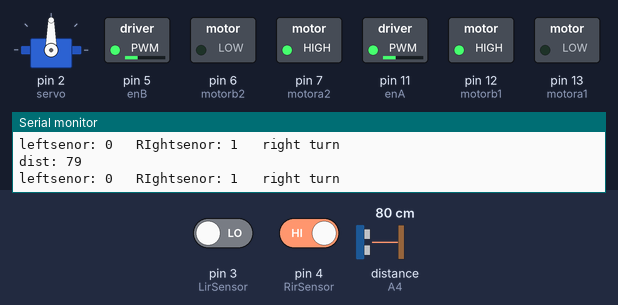
Bench run of a sketch on a simulated Arduino Uno, built with avr-gcc and run on an emulated ATmega328P. Shown: servo, switched loads named in the sketch (green lamp = pin HIGH), the last lines printed to the serial monitor. Wiring (inferred from the names in the program): ultrasonic range finder: trigger A5; echo A4. The inputs (shaded band) are chosen by the test bench; at power-on: distance to the obstacle (sensor on A4) 80 cm, pin 3 (LirSensor) LOW, pin 4 (RirSensor) HIGH. The echo pulse lasts 58.3 µs per cm; pins used as bus, display or sensor lines are not drawn.

Above: at 1.2 s.
1.3 s: distance to the obstacle (sensor on A4) set to 19 cm
4.3 s: distance to the obstacle (sensor on A4) set to 14 cm
At 4.8 s:
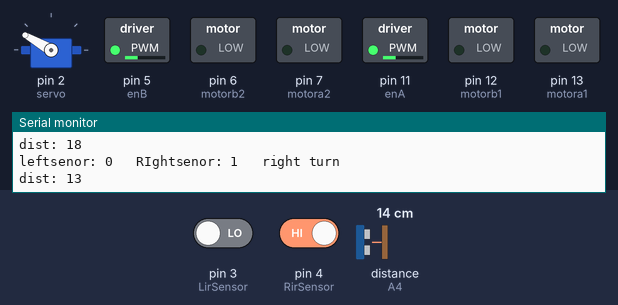
At 6.8 s:
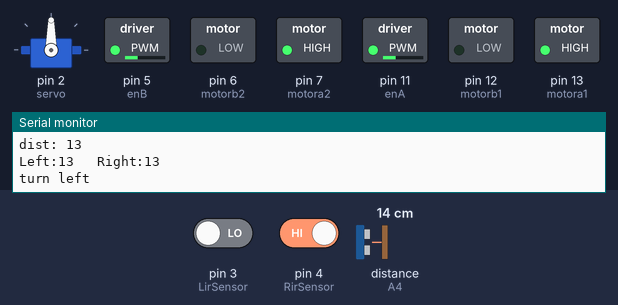
7.3 s: pin 3 (LirSensor) driven HIGH
10.3 s: pin 3 (LirSensor) driven LOW
13.3 s: distance to the obstacle (sensor on A4) set to 35 cm
At 14.1 s:
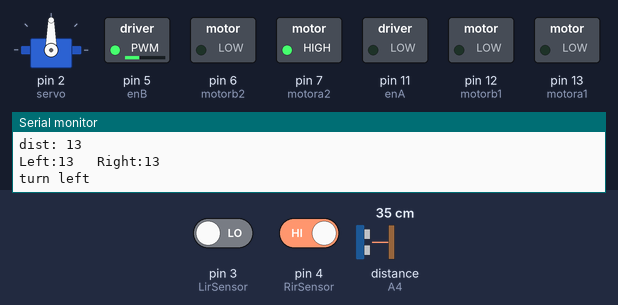
16.3 s: pin 4 (RirSensor) driven LOW
At 17.5 s:
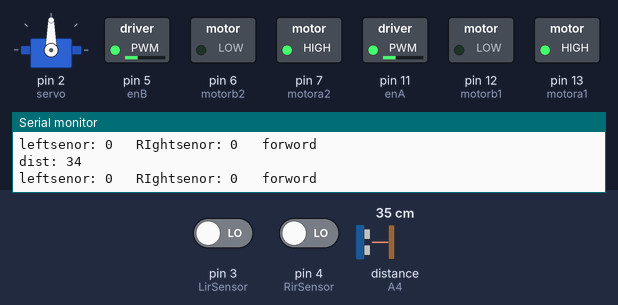
Timing chart, 0 to 18.9 s (numbered marks = the images above; inputs shaded):
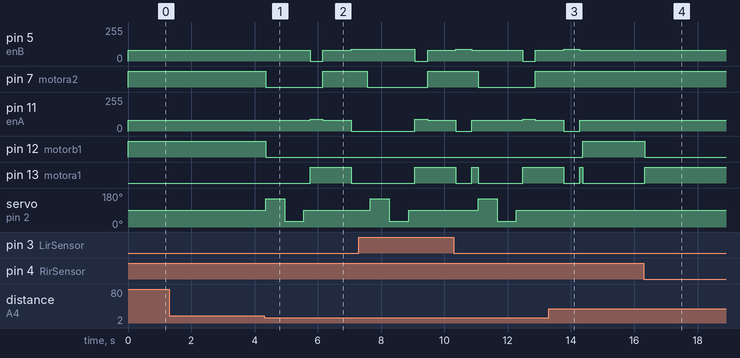

Measured:
- the behaviour switches between 17 and 16 cm on distance to the obstacle (sensor on A4) (found by bisection; images 0 and 1)
- after the input at 4.3 s, pin 5 (enB): 80/255 → 0/255 after 1.5 s, → 80/255 0.40 s later, → 90/255 0.90 s later; pin 7 (motora2): HIGH → LOW after 0.06 s, → HIGH 1.8 s later
- after the input at 13.3 s, pin 5 (enB), pin 11 (enA): goes on until 14.3 s, then stays 80/255; pin 7 (motora2): stays HIGH (without the input it goes to LOW after 1.1 s); pin 12 (motorb1): LOW → HIGH after 1.1 s; pin 13 (motora1): goes on until 14.4 s, then stays LOW; servo on pin 2 (servo): stays 90° (without the input it goes to 150° after 1.1 s)
- after the input at 16.3 s, pin 12 (motorb1): HIGH → LOW at once; pin 13 (motora1): LOW → HIGH at once

The sketch:

l298n_linefollow_obstacle_avoiding.ino
```cpp
#include<Servo.h>
//motors
#define motora1 13
#define motorb1 12
#define motora2 7
#define motorb2 6
#define enA 11
#define enB 5

//ir sensors
#define LirSensor 3
#define RirSensor 4

//For servo motor
Servo servo;

//ultrasonic sensor
#define TRIG A5
#define ECHO A4

int duration = 0;
unsigned int distance = 0;
unsigned int leftDistance;
unsigned int rightDistance;
boolean object;

/*change this*/
///////////////////////////////
int servo_angle = 90;        //
//
//motor speed controller     //
int Motor_speed = 90;        // speed of motor
int LeftRotationSpeed = 80;  // Left turn Speed
int RightRotationSpeed = 80; // Right turn Speed
int righttyre = 80;          //
int lefttyre = 80;           //
//
//Ultrasonic sensor          //
int setDistance = 15;        // Object detect distance
//When object is detected, robot should move either left or right. so you need to adjust the turn.
int turn1    = 500;          //
int turn2    = 800;          //
int turn3    = 1000;         //
///////////////////////////////

void setup() {
  Serial.begin(9600);
  pinMode(motora1, OUTPUT);
  pinMode(motorb1, OUTPUT);
  pinMode(motora2, OUTPUT);
  pinMode(motorb2, OUTPUT);

  pinMode(enA, OUTPUT);
  pinMode(enB, OUTPUT);

  pinMode(LirSensor, INPUT);
  pinMode(RirSensor, INPUT);

  pinMode(TRIG , OUTPUT);
  pinMode(ECHO , INPUT);

  servo.attach(2);
  servo.write(90);

}

void loop() {
  distance = getDistance();
  Serial.print("dist: ");
  Serial.println(distance);
  //detect the object.
  if (distance <= setDistance) {
    Stop();
    lookLeft();
    lookRight();
    delay(100);
    if (rightDistance <= leftDistance) {
      //left
      object = true;
      turn();
      Serial.println("moveLeft");
    } else {
      //right
      object = false;
      turn();
      Serial.println("moveRight");
    }
    delay(100);
  } else {
    //for Line follow
    int LEFT_SENSOR = digitalRead(LirSensor);
    int RIGHT_SENSOR = digitalRead(RirSensor);

    Serial.print("leftsenor: ");
    Serial.print(LEFT_SENSOR);
    Serial.print("   ");
    Serial.print("RIghtsenor: ");
    Serial.print(RIGHT_SENSOR);

    if (RIGHT_SENSOR == 0 && LEFT_SENSOR == 0) {
      forward(); //FORWARD
      Serial.println("   forword");
    }
    else if (RIGHT_SENSOR == 1 && LEFT_SENSOR == 0) {
      right(); //Move Right
      Serial.println("   right turn");
    }
    else if (RIGHT_SENSOR == 0 && LEFT_SENSOR == 1) {
      left(); //Move Left
      Serial.println("   left turn");
    }
    else if (RIGHT_SENSOR == 1 && LEFT_SENSOR == 1) {
      //Serial.println("stop then grab an object");
      Stop();
    }
  }
}
int getDistance() {
  digitalWrite(TRIG , LOW);
  delayMicroseconds(2);
  digitalWrite(TRIG , HIGH);
  delayMicroseconds(10);
  digitalWrite(TRIG , LOW);

  duration = pulseIn(ECHO , HIGH);
  distance = (duration / 2) / 29.1 ;  //29.1 is a speed of sound.
  return distance;
}

int lookLeft () {
  //lock left
  servo.write(150);
  delay(500);
  leftDistance = getDistance();
  delay(100);
  servo.write(90);
  Serial.print("Left:");
  Serial.print(leftDistance);
  return leftDistance;
  delay(100);
}

int lookRight() {
  //lock right
  servo.write(30);
  delay(500);
  rightDistance = getDistance();
  delay(100);
  servo.write(90);
  Serial.print("   ");
  Serial.print("Right:");
  Serial.println(rightDistance);
  return rightDistance;
  delay(100);
}
void turn() {
  if (object == false) {
    Serial.println("turn Right");
    Stop();
    delay(100);
    singleRight();
    delay(turn1);
    forward();
    delay(turn2);
    singleLeft();
    delay(turn3);
    if (digitalRead(LirSensor) == 1) {
      loop();
    } else {
      forward();
    }
  } else {
    Serial.println("turn left");
    Stop();
    delay(100);
    singleLeft();
    delay(400);
    forward();
    delay(900);
    singleRight();
    delay(500);
    if (digitalRead(LirSensor) == 1) {
    Stop();
    delay(100);
      loop();
    } else {
      forward();
    }
  }
}


void forward()
{
  digitalWrite(motora1, HIGH);
  digitalWrite(motorb1, LOW);
  digitalWrite(motora2, HIGH);
  digitalWrite(motorb2, LOW);

  analogWrite(enA, LeftRotationSpeed);
  analogWrite(enB, RightRotationSpeed);
}

void right()
{
  digitalWrite(motora1, LOW);
  digitalWrite(motorb1, HIGH);
  digitalWrite(motora2, HIGH);
  digitalWrite(motorb2, LOW);

  analogWrite(enA, lefttyre);
  analogWrite(enB, righttyre);
}

void left()
{
  digitalWrite(motora1, HIGH);
  digitalWrite(motorb1, LOW);
  digitalWrite(motora2, LOW);
  digitalWrite(motorb2, HIGH);

  analogWrite(enA, lefttyre);
  analogWrite(enB, righttyre);
}

void singleLeft()
{
  digitalWrite(motora1, HIGH);
  digitalWrite(motorb1, LOW);
  digitalWrite(motora2, LOW);
  digitalWrite(motorb2, LOW);

  analogWrite(enA, Motor_speed);
  analogWrite(enB, 0);
}

void singleRight()
{
  digitalWrite(motora1, LOW);
  digitalWrite(motorb1, LOW);
  digitalWrite(motora2, HIGH);
  digitalWrite(motorb2, LOW);

  analogWrite(enA, 0);
  analogWrite(enB, Motor_speed);
}
void Stop()
{
  digitalWrite(motora1, LOW);
  digitalWrite(motorb1, LOW);
  digitalWrite(motora2, LOW);
  digitalWrite(motorb2, LOW);
}
```
